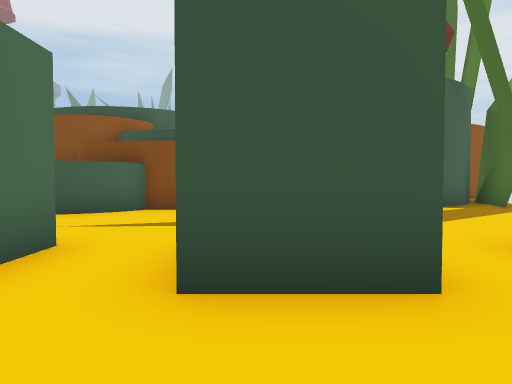
View 1 (above)

19 first-person views from a walk through a Unity game level. The camera is 1.3 m above the floor, tilts 2° down and sees 70° across. The floor is counted in squares, 2 m on a side. Each view is taken from the middle of a square. On the plan, view 1 faces up. The plan holds only what a view shows up to about 11 squares ahead; the rest is blank. The place goes on beyond the plan. The player character is not drawn. Some surface patterns are stand-ins.

View 2
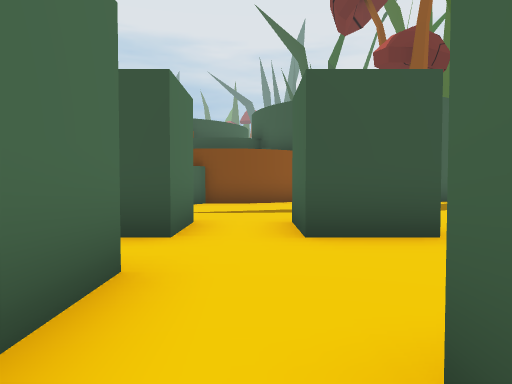

View 3
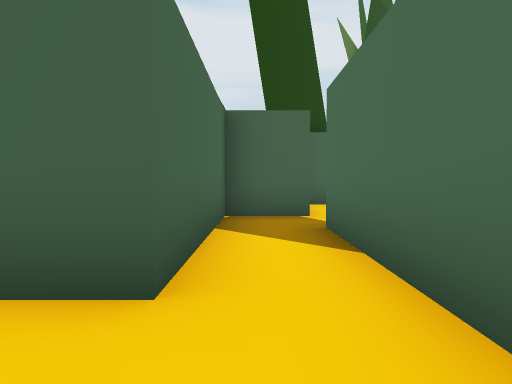

View 4
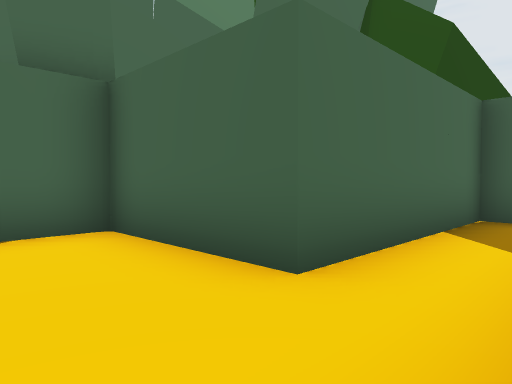

View 5
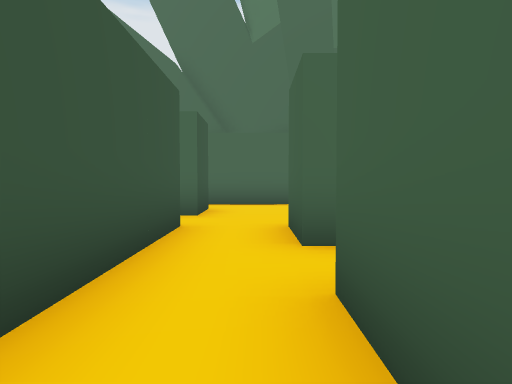

View 6
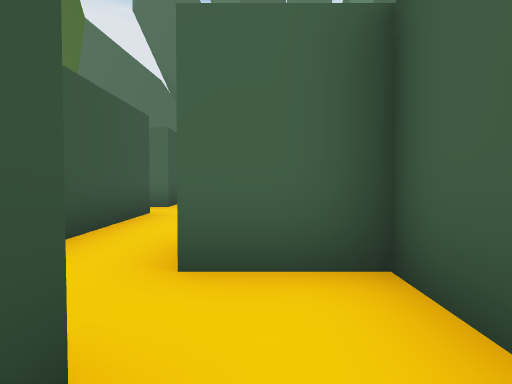

View 7
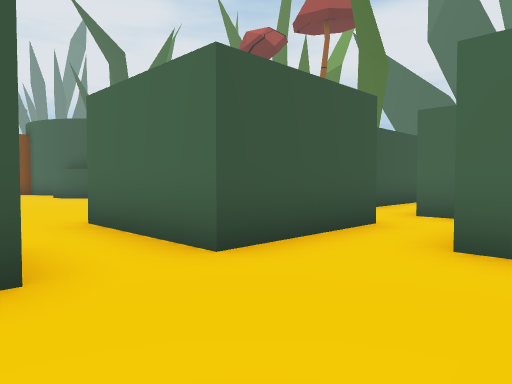

View 8
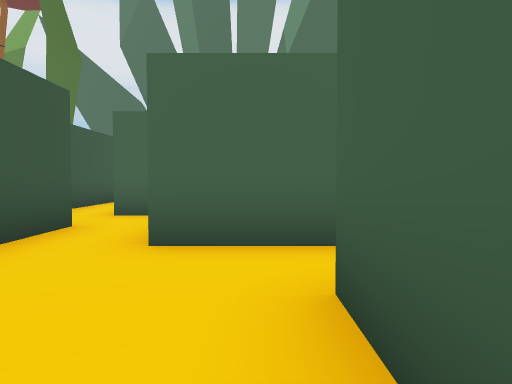

View 9
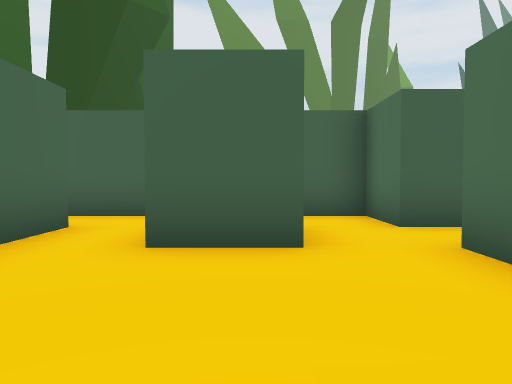

View 10
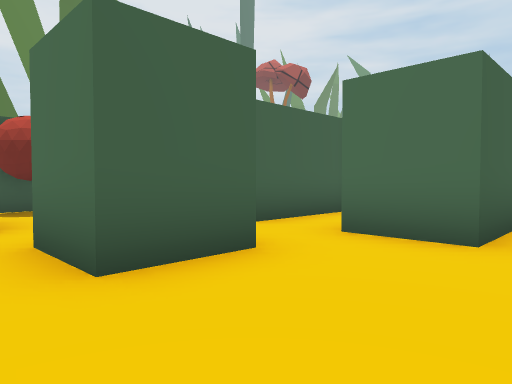

View 11
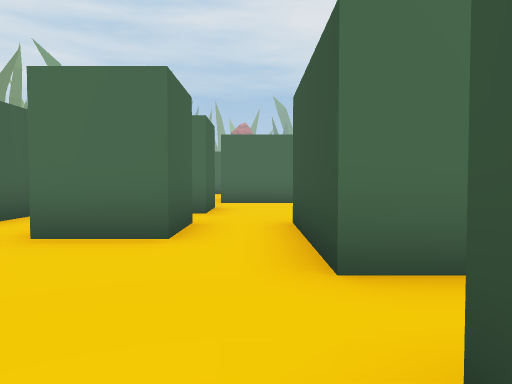

View 12
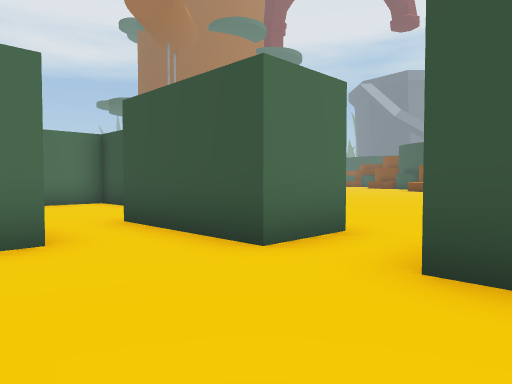

View 13
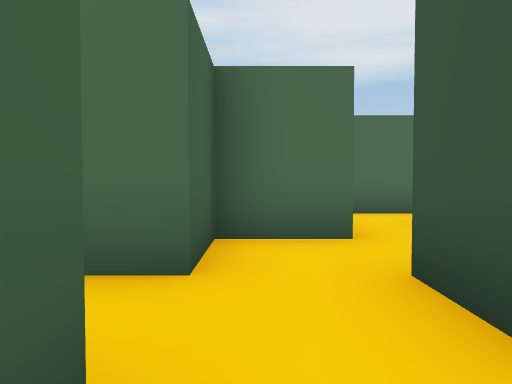

View 14
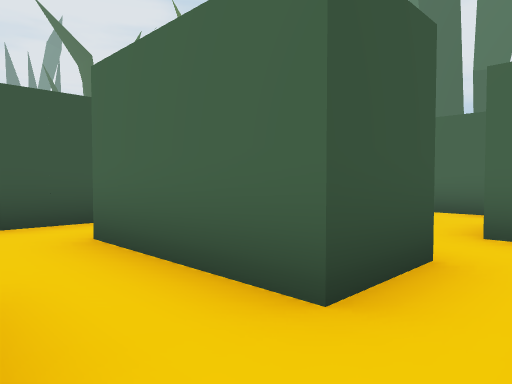

View 15
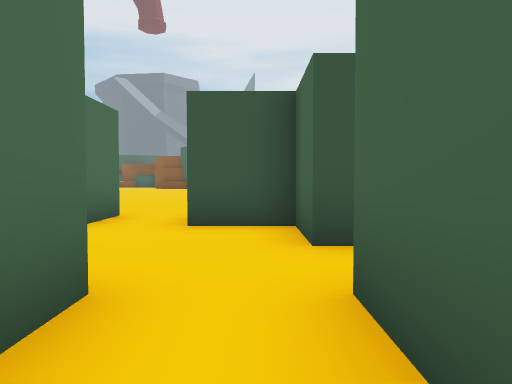

View 16
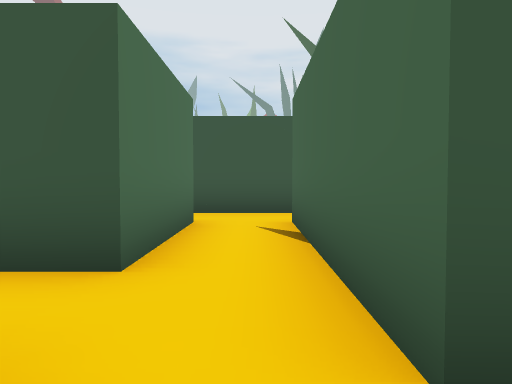

View 17
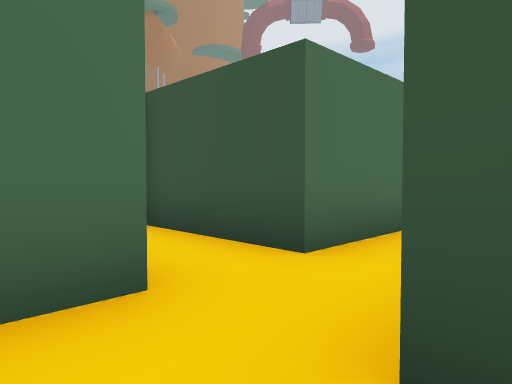

View 18
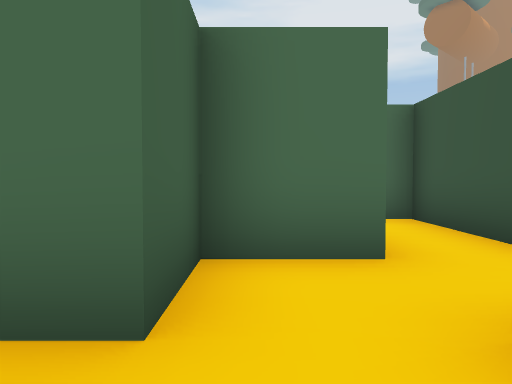

View 19
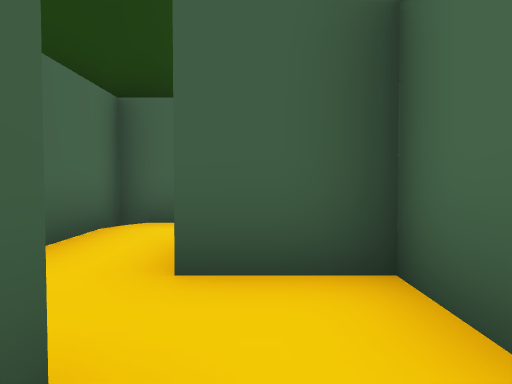

### Floor plan
Points are (right, up) in squares from view 1. A wall is a line through its corners. A room is listed if a view was taken in it or the views show most of it. See-through windows are left out.
Room 1 (views 1, 2, 3)
walls: (-1.9, 0.5) (-1.9, -4); (1.1, 2) (-0.5, 2); (-2, -5.4) (-0.5, -5.4) (-0.5, -1) (1.5, -1)
ways out: opening at (-2.5, 1) to room 2; opening at (-2, -5) to room 8; opening at (0.5, 0.5) to room 12; opening at (-1, 2.5)
Room 2 (views 4, 19)
walls: (-4.9, 0.5) (-4.9, -2.4); (-1.9, 2) (-4.6, 2); (-3.4, -4) (-3.4, 0.5) (-1.9, 0.5)
ways out: opening at (-2.5, 1) to room 1; opening at (-5.5, 1) to room 3; opening at (-4, -4) to room 8; opening at (-5.5, -3) to room 11
Room 3 (view 5)
walls: (-4.6, 2) (-5.6, 2); (-7.8, -1) (-6.4, -1) (-6.4, 0.5) (-4.9, 0.5)
ways out: opening at (-5.5, 1) to room 2; opening at (-8.5, 0) to room 4
Room 4 (views 6, 7, 8, 9, 10, 11, 12)
walls: (-12.5, -2.5) (-11, -2.5) (-11, -4); (-14, -1) (-14, -2.5); (-9.4, -3.9) (-9.4, -0.9); (-12.4, 2.1) (-12.4, 0.5) (-13.4, 0.5); (-7.9, 0.5) (-10.9, 0.5) (-10.9, 2.4)
ways out: opening at (-8.5, 0) to room 3; opening at (-10, -3.5) to room 5; opening at (-13, -4) to room 6; opening at (-14.5, -3) to room 7; opening at (-14.5, 0) to room 10; opening at (-12, 3)
Room 5 (view 13)
walls: (-7.9, -3.9) (-9.4, -3.9); (-11, -5.4) (-8.6, -5.4)
ways out: opening at (-10, -3.5) to room 4; opening at (-11, -5) to room 6; opening at (-8.5, -5)
Room 6 (view 14)
walls: (-11.4, -3.9) (-12.5, -3.9); (-14, -3.9) (-14, -5.4) (-12.4, -5.4) (-12.4, -6.2)
ways out: opening at (-13, -4) to room 4; opening at (-11, -5) to room 5; opening at (-12, -6.5)
Room 7 (view 15)
walls: (-15.4, -2.2) (-15.4, -1); (-16.9, -1) (-16.9, -3.2); (-16.4, -3.9) (-14, -3.9)
ways out: opening at (-14.5, -3) to room 4; opening at (-16, -1.5) to room 10
Room 8 (views 16, 17, 18)
walls: (-4.9, -3.9) (-4.9, -5.4) (-3.4, -5.4) (-3.4, -6.1); (-2, -7.5) (-2, -6.5)
ways out: opening at (-2, -5) to room 1; opening at (-4, -4) to room 2; opening at (-3, -6.5) to room 13
Room 9 (no view inside)
walls: (-18.4, -1) (-16.9, -1); (-18.4, 3.6) (-18.4, 2) (-19.9, 2) (-19.9, -1)
ways out: opening at (-17, 0.5) to room 10; opening at (-19, -1); opening at (-18, 2.5)
Room 10 (no view inside)
walls: (-15.4, -1) (-14, -1); (-13.4, 0.5) (-15.4, 0.5) (-15.4, 2) (-17, 2)
ways out: opening at (-14.5, 0) to room 4; opening at (-16, -1.5) to room 7; opening at (-17, 0.5) to room 9
Room 11 (no view inside)
walls: (-4.9, -2.4) (-7.9, -2.4) (-7.9, -3)
ways out: opening at (-5.5, -3) to room 2; opening at (-7, -4)
Room 12 (no view inside)
walls: (1.5, -1) (2.5, -1) (2.5, 2.2)
ways out: opening at (0.5, 0.5) to room 1; opening at (2, 2.5)
Room 13 (no view inside)
walls: (-2.9, -8.4) (-2, -8.4) (-2, -7.5)
ways out: opening at (-3, -6.5) to room 8

Where each view was taken, in squares from view 1:
view 1: 0 up, 0 right, facing up
view 2: 2 down, 1 left, facing up
view 3: 1 up, 1 left, facing down
view 4: 1 up, 2 left, facing down-right
view 5: 1 up, 7 left, facing right
view 6: 0 up, 9 left, facing right
view 7: 2 down, 13 left, facing up-right
view 8: 2 down, 13 left, facing right
view 9: 1 up, 12 left, facing down
view 10: 0 up, 10 left, facing down-left
view 11: 0 up, 10 left, facing left
view 12: 2 down, 10 left, facing up-left
view 13: 5 down, 10 left, facing left
view 14: 5 down, 11 left, facing up-right
view 15: 3 down, 16 left, facing up
view 16: 5 down, 4 left, facing up
view 17: 5 down, 3 left, facing up-left
view 18: 5 down, 2 left, facing left
view 19: 3 down, 4 left, facing down
